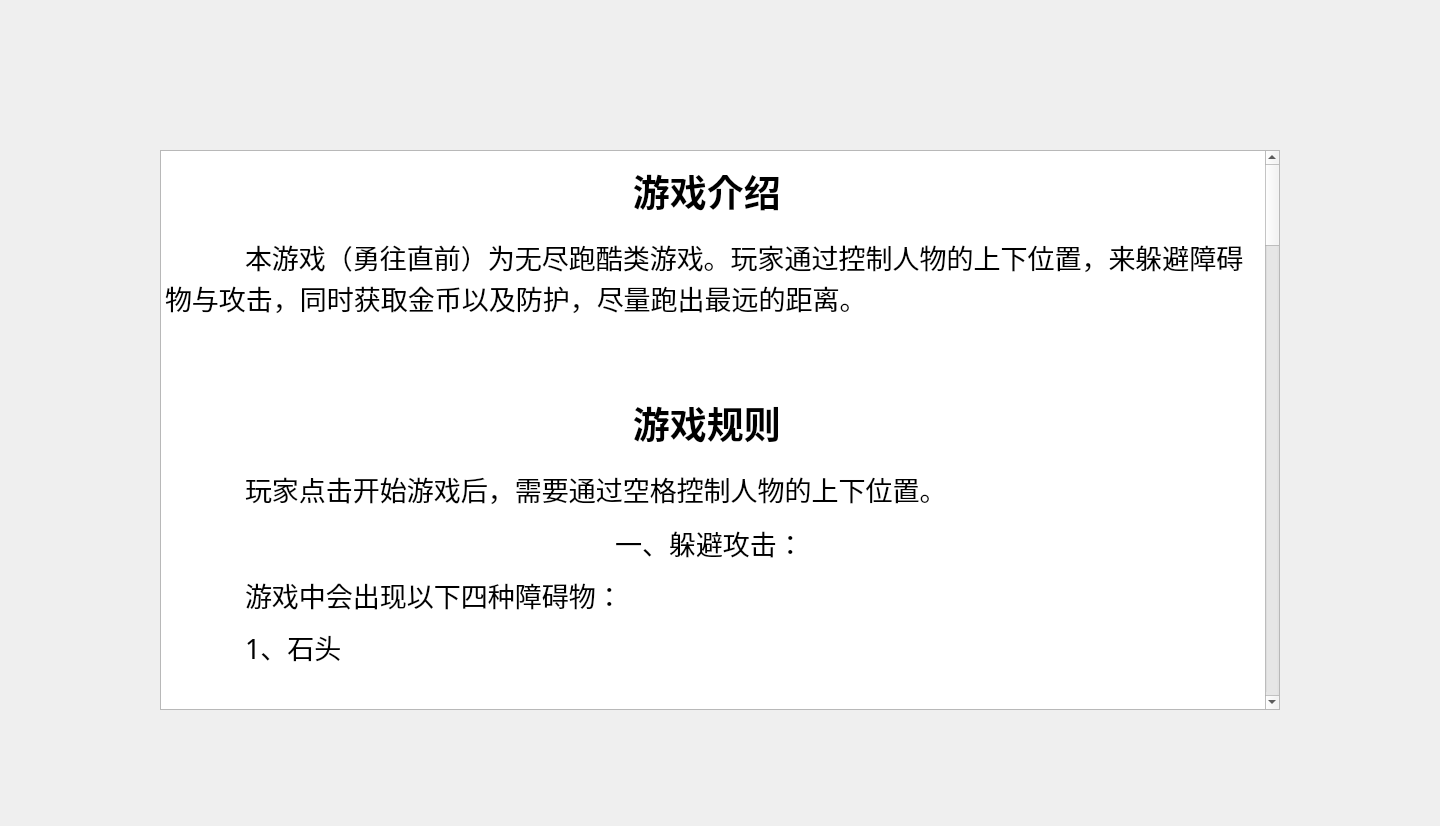
<?xml version="1.0" encoding="UTF-8"?>
<ui version="4.0">
 <class>About</class>
 <widget class="QWidget" name="About">
  <property name="geometry">
   <rect>
    <x>0</x>
    <y>0</y>
    <width>1440</width>
    <height>826</height>
   </rect>
  </property>
  <property name="minimumSize">
   <size>
    <width>1440</width>
    <height>826</height>
   </size>
  </property>
  <property name="maximumSize">
   <size>
    <width>1440</width>
    <height>826</height>
   </size>
  </property>
  <property name="windowTitle">
   <string>介绍</string>
  </property>
  <property name="windowIcon">
   <iconset resource="../Picture.qrc">
    <normaloff>:/Material/Picture/aircraft.png</normaloff>:/Material/Picture/aircraft.png</iconset>
  </property>
  <widget class="QTextBrowser" name="textBrowser">
   <property name="geometry">
    <rect>
     <x>160</x>
     <y>150</y>
     <width>1120</width>
     <height>560</height>
    </rect>
   </property>
   <property name="font">
    <font>
     <family>黑体</family>
    </font>
   </property>
   <property name="styleSheet">
    <string notr="true"/>
   </property>
   <property name="html">
    <string>&lt;!DOCTYPE HTML PUBLIC &quot;-//W3C//DTD HTML 4.0//EN&quot; &quot;http://www.w3.org/TR/REC-html40/strict.dtd&quot;&gt;
&lt;html&gt;&lt;head&gt;&lt;meta name=&quot;qrichtext&quot; content=&quot;1&quot; /&gt;&lt;style type=&quot;text/css&quot;&gt;
p, li { white-space: pre-wrap; }
&lt;/style&gt;&lt;/head&gt;&lt;body style=&quot; font-family:'黑体'; font-size:9pt; font-weight:400; font-style:normal;&quot;&gt;
&lt;p align=&quot;center&quot; style=&quot; margin-top:12px; margin-bottom:12px; margin-left:0px; margin-right:0px; -qt-block-indent:0; text-indent:0px;&quot;&gt;&lt;span style=&quot; font-family:'方正姚体'; font-size:28pt; font-weight:600;&quot;&gt;游戏介绍&lt;/span&gt;&lt;span style=&quot; font-size:36pt;&quot;&gt; &lt;/span&gt;&lt;/p&gt;
&lt;p style=&quot; margin-top:12px; margin-bottom:12px; margin-left:0px; margin-right:0px; -qt-block-indent:0; text-indent:0px;&quot;&gt;&lt;span style=&quot; font-family:'方正姚体'; font-size:24pt;&quot;&gt;	&lt;/span&gt;&lt;span style=&quot; font-family:'方正姚体'; font-size:20pt;&quot;&gt;本游戏（勇往直前）为无尽跑酷类游戏。玩家通过控制人物的上下位置，来躲避障碍物与攻击，同时获取金币以及防护，尽量跑出最远的距离。&lt;/span&gt;&lt;span style=&quot; font-size:20pt;&quot;&gt; &lt;/span&gt;&lt;/p&gt;
&lt;p align=&quot;center&quot; style=&quot;-qt-paragraph-type:empty; margin-top:0px; margin-bottom:0px; margin-left:0px; margin-right:0px; -qt-block-indent:0; text-indent:0px; font-family:'SimSun'; font-size:24pt; color:#000000;&quot;&gt;&lt;br /&gt;&lt;/p&gt;
&lt;p align=&quot;center&quot; style=&quot; margin-top:12px; margin-bottom:12px; margin-left:0px; margin-right:0px; -qt-block-indent:0; text-indent:0px;&quot;&gt;&lt;span style=&quot; font-family:'方正姚体'; font-size:28pt; font-weight:600;&quot;&gt;游戏规则&lt;/span&gt;&lt;span style=&quot; font-size:36pt;&quot;&gt; &lt;/span&gt;&lt;/p&gt;
&lt;p style=&quot; margin-top:12px; margin-bottom:12px; margin-left:0px; margin-right:0px; -qt-block-indent:0; text-indent:0px;&quot;&gt;&lt;span style=&quot; font-family:'方正姚体'; font-size:24pt;&quot;&gt;	&lt;/span&gt;&lt;span style=&quot; font-family:'方正姚体'; font-size:20pt;&quot;&gt;玩家点击开始游戏后，需要通过空格控制人物的上下位置。&lt;/span&gt;&lt;span style=&quot; font-size:20pt;&quot;&gt; &lt;/span&gt;&lt;/p&gt;
&lt;p align=&quot;center&quot; style=&quot; margin-top:12px; margin-bottom:12px; margin-left:0px; margin-right:0px; -qt-block-indent:0; text-indent:0px;&quot;&gt;&lt;span style=&quot; font-family:'方正姚体'; font-size:20pt;&quot;&gt;一、躲避攻击：&lt;/span&gt;&lt;span style=&quot; font-size:20pt;&quot;&gt; &lt;/span&gt;&lt;/p&gt;
&lt;p style=&quot; margin-top:12px; margin-bottom:12px; margin-left:0px; margin-right:0px; -qt-block-indent:0; text-indent:0px;&quot;&gt;&lt;span style=&quot; font-family:'方正姚体'; font-size:20pt;&quot;&gt;	游戏中会出现以下四种障碍物：&lt;/span&gt;&lt;span style=&quot; font-size:20pt;&quot;&gt; &lt;/span&gt;&lt;/p&gt;
&lt;p style=&quot; margin-top:12px; margin-bottom:12px; margin-left:0px; margin-right:0px; -qt-block-indent:0; text-indent:0px;&quot;&gt;&lt;span style=&quot; font-family:'方正姚体'; font-size:20pt;&quot;&gt;	1、石头&lt;/span&gt;&lt;span style=&quot; font-size:20pt;&quot;&gt; &lt;/span&gt;&lt;/p&gt;
&lt;p align=&quot;center&quot; style=&quot; margin-top:0px; margin-bottom:0px; margin-left:0px; margin-right:0px; -qt-block-indent:0; text-indent:0px;&quot;&gt;&lt;img src=&quot;:/Material/Picture/stone_1.png&quot; /&gt;&lt;/p&gt;
&lt;p align=&quot;center&quot; style=&quot; margin-top:0px; margin-bottom:0px; margin-left:0px; margin-right:0px; -qt-block-indent:0; text-indent:0px;&quot;&gt;&lt;span style=&quot; font-family:'SimSun'; font-size:20pt; color:#000000;&quot;&gt; &lt;/span&gt;&lt;/p&gt;
&lt;p style=&quot;-qt-paragraph-type:empty; margin-top:0px; margin-bottom:0px; margin-left:0px; margin-right:0px; -qt-block-indent:0; text-indent:0px; font-size:20pt;&quot;&gt;&lt;br /&gt;&lt;/p&gt;
&lt;p style=&quot; margin-top:0px; margin-bottom:0px; margin-left:0px; margin-right:0px; -qt-block-indent:0; text-indent:0px;&quot;&gt;&lt;span style=&quot; font-family:'方正姚体'; font-size:20pt;&quot;&gt;	可能出现在地板或天花板的位置。&lt;/span&gt;&lt;span style=&quot; font-size:20pt;&quot;&gt; &lt;/span&gt;&lt;/p&gt;
&lt;p style=&quot; margin-top:12px; margin-bottom:12px; margin-left:0px; margin-right:0px; -qt-block-indent:0; text-indent:0px;&quot;&gt;&lt;span style=&quot; font-family:'方正姚体'; font-size:20pt;&quot;&gt; &lt;/span&gt;&lt;span style=&quot; font-size:20pt;&quot;&gt; &lt;/span&gt;&lt;/p&gt;
&lt;p style=&quot; margin-top:12px; margin-bottom:12px; margin-left:0px; margin-right:0px; -qt-block-indent:0; text-indent:0px;&quot;&gt;&lt;span style=&quot; font-family:'方正姚体'; font-size:20pt;&quot;&gt;	2、障碍板&lt;/span&gt;&lt;span style=&quot; font-size:20pt;&quot;&gt; &lt;/span&gt;&lt;/p&gt;
&lt;p align=&quot;center&quot; style=&quot; margin-top:12px; margin-bottom:12px; margin-left:0px; margin-right:0px; -qt-block-indent:0; text-indent:0px;&quot;&gt;&lt;img src=&quot;:/Material/Picture/obstical_3.png&quot; /&gt;&lt;/p&gt;
&lt;p align=&quot;center&quot; style=&quot; margin-top:0px; margin-bottom:0px; margin-left:0px; margin-right:0px; -qt-block-indent:0; text-indent:0px;&quot;&gt;&lt;span style=&quot; font-family:'SimSun'; font-size:20pt; color:#000000;&quot;&gt; &lt;/span&gt;&lt;/p&gt;
&lt;p style=&quot; margin-top:12px; margin-bottom:12px; margin-left:0px; margin-right:0px; -qt-block-indent:0; text-indent:0px;&quot;&gt;&lt;a name=&quot;矩形_x0020_16&quot;&gt;&lt;/a&gt;&lt;span style=&quot; font-family:'方正姚体'; font-size:20pt;&quot;&gt;	&lt;/span&gt;&lt;span style=&quot; font-family:'方正姚体'; font-size:20pt;&quot;&gt;可能出现在任意高度。&lt;/span&gt;&lt;span style=&quot; font-size:20pt;&quot;&gt; &lt;/span&gt;&lt;/p&gt;
&lt;p style=&quot; margin-top:12px; margin-bottom:12px; margin-left:0px; margin-right:0px; -qt-block-indent:0; text-indent:0px;&quot;&gt;&lt;span style=&quot; font-family:'方正姚体'; font-size:20pt;&quot;&gt; &lt;/span&gt;&lt;span style=&quot; font-size:20pt;&quot;&gt; &lt;/span&gt;&lt;/p&gt;
&lt;p style=&quot; margin-top:12px; margin-bottom:12px; margin-left:0px; margin-right:0px; -qt-block-indent:0; text-indent:0px;&quot;&gt;&lt;span style=&quot; font-family:'方正姚体'; font-size:20pt;&quot;&gt;	3、固定高度导弹&lt;/span&gt;&lt;span style=&quot; font-size:20pt;&quot;&gt; &lt;/span&gt;&lt;/p&gt;
&lt;p align=&quot;center&quot; style=&quot; margin-top:12px; margin-bottom:12px; margin-left:0px; margin-right:0px; -qt-block-indent:0; text-indent:0px;&quot;&gt;&lt;img src=&quot;:/Material/Picture/bullet_1.png&quot; /&gt;&lt;/p&gt;
&lt;p align=&quot;center&quot; style=&quot; margin-top:0px; margin-bottom:0px; margin-left:0px; margin-right:0px; -qt-block-indent:0; text-indent:0px;&quot;&gt;&lt;span style=&quot; font-family:'SimSun'; font-size:20pt; color:#000000;&quot;&gt; &lt;/span&gt;&lt;/p&gt;
&lt;p style=&quot; margin-top:12px; margin-bottom:12px; margin-left:0px; margin-right:0px; -qt-block-indent:0; text-indent:0px;&quot;&gt;&lt;a name=&quot;矩形_x0020_15&quot;&gt;&lt;/a&gt;&lt;span style=&quot; font-family:'方正姚体'; font-size:20pt;&quot;&gt;	&lt;/span&gt;&lt;span style=&quot; font-family:'方正姚体'; font-size:20pt;&quot;&gt;可能出现在任意高度，出现前将有提示标志&lt;/span&gt;&lt;span style=&quot; font-family:'方正姚体'; font-size:20pt; vertical-align:super;&quot;&gt;[1]&lt;/span&gt;&lt;span style=&quot; font-family:'方正姚体'; font-size:20pt;&quot;&gt;。&lt;/span&gt;&lt;span style=&quot; font-size:20pt;&quot;&gt; &lt;/span&gt;&lt;/p&gt;
&lt;p style=&quot; margin-top:12px; margin-bottom:12px; margin-left:0px; margin-right:0px; -qt-block-indent:0; text-indent:0px;&quot;&gt;&lt;span style=&quot; font-family:'方正姚体'; font-size:20pt;&quot;&gt; &lt;/span&gt;&lt;span style=&quot; font-size:20pt;&quot;&gt; &lt;/span&gt;&lt;/p&gt;
&lt;p style=&quot; margin-top:12px; margin-bottom:12px; margin-left:0px; margin-right:0px; -qt-block-indent:0; text-indent:0px;&quot;&gt;&lt;span style=&quot; font-family:'方正姚体'; font-size:20pt;&quot;&gt;	4、追踪飞机&lt;/span&gt;&lt;span style=&quot; font-size:20pt;&quot;&gt; &lt;/span&gt;&lt;/p&gt;
&lt;p align=&quot;center&quot; style=&quot; margin-top:12px; margin-bottom:12px; margin-left:0px; margin-right:0px; -qt-block-indent:0; text-indent:0px;&quot;&gt;&lt;img src=&quot;:/Material/Picture/bullet_2.png&quot; /&gt;&lt;/p&gt;
&lt;p align=&quot;center&quot; style=&quot; margin-top:0px; margin-bottom:0px; margin-left:0px; margin-right:0px; -qt-block-indent:0; text-indent:0px;&quot;&gt;&lt;span style=&quot; font-family:'SimSun'; font-size:20pt; color:#000000;&quot;&gt; &lt;/span&gt;&lt;/p&gt;
&lt;p style=&quot; margin-top:12px; margin-bottom:12px; margin-left:0px; margin-right:0px; -qt-block-indent:0; text-indent:0px;&quot;&gt;&lt;a name=&quot;矩形_x0020_14&quot;&gt;&lt;/a&gt;&lt;span style=&quot; font-family:'方正姚体'; font-size:20pt;&quot;&gt;	&lt;/span&gt;&lt;span style=&quot; font-family:'方正姚体'; font-size:20pt;&quot;&gt;可能出现在任意高度，并且会根据人物位置改变方向，出现前将有提示标志&lt;/span&gt;&lt;span style=&quot; font-family:'方正姚体'; font-size:20pt; vertical-align:super;&quot;&gt;[1]&lt;/span&gt;&lt;span style=&quot; font-family:'方正姚体'; font-size:20pt;&quot;&gt;。&lt;/span&gt;&lt;span style=&quot; font-size:20pt;&quot;&gt; &lt;/span&gt;&lt;/p&gt;
&lt;p style=&quot; margin-top:12px; margin-bottom:12px; margin-left:0px; margin-right:0px; -qt-block-indent:0; text-indent:0px;&quot;&gt;&lt;span style=&quot; font-family:'方正姚体'; font-size:20pt;&quot;&gt; &lt;/span&gt;&lt;span style=&quot; font-size:20pt;&quot;&gt; &lt;/span&gt;&lt;/p&gt;
&lt;p style=&quot; margin-top:12px; margin-bottom:12px; margin-left:0px; margin-right:0px; -qt-block-indent:0; text-indent:0px;&quot;&gt;&lt;span style=&quot; font-family:'方正姚体'; font-size:20pt;&quot;&gt;	[1]：提示标志如下&lt;/span&gt;&lt;span style=&quot; font-size:20pt;&quot;&gt; &lt;/span&gt;&lt;/p&gt;
&lt;p style=&quot; margin-top:12px; margin-bottom:12px; margin-left:0px; margin-right:0px; -qt-block-indent:0; text-indent:0px;&quot;&gt;&lt;a name=&quot;矩形_x0020_13&quot;&gt;&lt;/a&gt;&lt;span style=&quot; font-family:'方正姚体'; font-size:20pt;&quot;&gt;提&lt;/span&gt;&lt;span style=&quot; font-family:'方正姚体'; font-size:20pt;&quot;&gt;示标志会在3、4类障碍物出现前的位置，提前3出现并抖动。&lt;/span&gt;&lt;span style=&quot; font-size:20pt;&quot;&gt; &lt;/span&gt;&lt;/p&gt;
&lt;p align=&quot;center&quot; style=&quot; margin-top:0px; margin-bottom:0px; margin-left:0px; margin-right:0px; -qt-block-indent:0; text-indent:0px;&quot;&gt;&lt;img src=&quot;:/Material/Picture/warning.png&quot; /&gt;&lt;/p&gt;
&lt;p align=&quot;center&quot; style=&quot;-qt-paragraph-type:empty; margin-top:0px; margin-bottom:0px; margin-left:0px; margin-right:0px; -qt-block-indent:0; text-indent:0px; font-size:20pt;&quot;&gt;&lt;br /&gt;&lt;/p&gt;
&lt;p align=&quot;center&quot; style=&quot; margin-top:0px; margin-bottom:0px; margin-left:0px; margin-right:0px; -qt-block-indent:0; text-indent:0px;&quot;&gt;&lt;span style=&quot; font-family:'SimSun'; font-size:20pt; color:#000000;&quot;&gt; &lt;/span&gt;&lt;/p&gt;
&lt;p align=&quot;center&quot; style=&quot; margin-top:0px; margin-bottom:0px; margin-left:0px; margin-right:0px; -qt-block-indent:0; text-indent:0px;&quot;&gt;&lt;span style=&quot; font-family:'SimSun'; font-size:20pt; color:#000000;&quot;&gt;	&lt;/span&gt;&lt;span style=&quot; font-family:'方正姚体'; font-size:20pt;&quot;&gt;二、金币获取&lt;/span&gt;&lt;span style=&quot; font-size:20pt;&quot;&gt; &lt;/span&gt;&lt;/p&gt;
&lt;p style=&quot; margin-top:12px; margin-bottom:12px; margin-left:0px; margin-right:0px; -qt-block-indent:0; text-indent:0px;&quot;&gt;&lt;span style=&quot; font-family:'方正姚体'; font-size:20pt;&quot;&gt;	玩家可控制人物上下撞击金币：&lt;/span&gt;&lt;/p&gt;
&lt;p align=&quot;center&quot; style=&quot; margin-top:12px; margin-bottom:12px; margin-left:0px; margin-right:0px; -qt-block-indent:0; text-indent:0px;&quot;&gt;&lt;span style=&quot; font-family:'方正姚体'; font-size:20pt;&quot;&gt; &lt;/span&gt;&lt;/p&gt;
&lt;p align=&quot;center&quot; style=&quot; margin-top:12px; margin-bottom:12px; margin-left:0px; margin-right:0px; -qt-block-indent:0; text-indent:0px;&quot;&gt;&lt;img src=&quot;:/Material/Picture/coin.png&quot; /&gt;&lt;/p&gt;
&lt;p align=&quot;center&quot; style=&quot; margin-top:0px; margin-bottom:0px; margin-left:0px; margin-right:0px; -qt-block-indent:0; text-indent:0px;&quot;&gt;&lt;span style=&quot; font-family:'SimSun'; font-size:20pt; color:#000000;&quot;&gt; &lt;/span&gt;&lt;/p&gt;
&lt;p style=&quot; margin-top:12px; margin-bottom:12px; margin-left:0px; margin-right:0px; -qt-block-indent:0; text-indent:0px;&quot;&gt;&lt;a name=&quot;矩形_x0020_12&quot;&gt;&lt;/a&gt;&lt;span style=&quot; font-family:'方正姚体'; font-size:20pt;&quot;&gt;	&lt;/span&gt;&lt;span style=&quot; font-family:'方正姚体'; font-size:20pt;&quot;&gt;获得后将显示在屏幕左上方。&lt;/span&gt;&lt;span style=&quot; font-size:20pt;&quot;&gt; &lt;/span&gt;&lt;/p&gt;
&lt;p style=&quot; margin-top:12px; margin-bottom:12px; margin-left:0px; margin-right:0px; -qt-block-indent:0; text-indent:0px;&quot;&gt;&lt;span style=&quot; font-family:'方正姚体'; font-size:20pt;&quot;&gt; &lt;/span&gt;&lt;span style=&quot; font-size:20pt;&quot;&gt; &lt;/span&gt;&lt;/p&gt;
&lt;p style=&quot; margin-top:12px; margin-bottom:12px; margin-left:0px; margin-right:0px; -qt-block-indent:0; text-indent:0px;&quot;&gt;&lt;span style=&quot; font-family:'方正姚体'; font-size:20pt;&quot;&gt;	三、防护服获取&lt;/span&gt;&lt;span style=&quot; font-size:20pt;&quot;&gt; &lt;/span&gt;&lt;/p&gt;
&lt;p style=&quot; margin-top:12px; margin-bottom:12px; margin-left:0px; margin-right:0px; -qt-block-indent:0; text-indent:0px;&quot;&gt;&lt;span style=&quot; font-family:'方正姚体'; font-size:20pt;&quot;&gt;	玩家可通过3枚金币换取1件防护服，防护服可抵消一次意外碰撞。按下&lt;/span&gt;&lt;span style=&quot; font-family:'方正姚体'; font-size:20pt; font-weight:600; text-decoration: underline;&quot;&gt;Ctrl&lt;/span&gt;&lt;span style=&quot; font-family:'方正姚体'; font-size:20pt;&quot;&gt;键即可穿上防护服。&lt;/span&gt;&lt;span style=&quot; font-size:20pt;&quot;&gt; &lt;/span&gt;&lt;/p&gt;
&lt;p style=&quot; margin-top:12px; margin-bottom:12px; margin-left:0px; margin-right:0px; -qt-block-indent:0; text-indent:0px;&quot;&gt;&lt;span style=&quot; font-family:'方正姚体'; font-size:20pt;&quot;&gt; &lt;/span&gt;&lt;span style=&quot; font-size:20pt;&quot;&gt; &lt;/span&gt;&lt;/p&gt;
&lt;p style=&quot; margin-top:12px; margin-bottom:12px; margin-left:0px; margin-right:0px; -qt-block-indent:0; text-indent:0px;&quot;&gt;&lt;span style=&quot; font-family:'方正姚体'; font-size:20pt;&quot;&gt;	四、记录保存&lt;/span&gt;&lt;span style=&quot; font-size:20pt;&quot;&gt; &lt;/span&gt;&lt;/p&gt;
&lt;p style=&quot; margin-top:12px; margin-bottom:12px; margin-left:0px; margin-right:0px; -qt-block-indent:0; text-indent:0px;&quot;&gt;&lt;span style=&quot; font-family:'方正姚体'; font-size:20pt;&quot;&gt;	结束游戏后弹出界面，可输入玩家昵称来保存游戏记录。&lt;/span&gt;&lt;span style=&quot; font-size:20pt;&quot;&gt; &lt;/span&gt;&lt;/p&gt;
&lt;p style=&quot; margin-top:12px; margin-bottom:12px; margin-left:0px; margin-right:0px; -qt-block-indent:0; text-indent:0px;&quot;&gt;&lt;span style=&quot; font-family:'方正姚体'; font-size:20pt;&quot;&gt; &lt;/span&gt;&lt;span style=&quot; font-size:20pt;&quot;&gt; &lt;/span&gt;&lt;/p&gt;
&lt;p style=&quot; margin-top:12px; margin-bottom:12px; margin-left:0px; margin-right:0px; -qt-block-indent:0; text-indent:0px;&quot;&gt;&lt;span style=&quot; font-family:'方正姚体'; font-size:20pt;&quot;&gt;	五、记录查看&lt;/span&gt;&lt;span style=&quot; font-size:20pt;&quot;&gt; &lt;/span&gt;&lt;/p&gt;
&lt;p style=&quot; margin-top:12px; margin-bottom:12px; margin-left:0px; margin-right:0px; -qt-block-indent:0; text-indent:0px;&quot;&gt;&lt;span style=&quot; font-family:'方正姚体'; font-size:20pt;&quot;&gt;	在主页点击&lt;/span&gt;&lt;span style=&quot; font-family:'方正姚体'; font-size:20pt; font-weight:600; text-decoration: underline;&quot;&gt;查看记录&lt;/span&gt;&lt;span style=&quot; font-family:'方正姚体'; font-size:20pt;&quot;&gt;即可查看历史前五名的游戏记录，由于记录保存占用本地空间，删除游戏前请点击本页左下角&lt;/span&gt;&lt;span style=&quot; font-family:'方正姚体'; font-size:20pt; font-weight:600; text-decoration: underline;&quot;&gt;清空本地缓存&lt;/span&gt;&lt;span style=&quot; font-family:'方正姚体'; font-size:20pt;&quot;&gt;。&lt;/span&gt;&lt;span style=&quot; font-size:20pt;&quot;&gt; &lt;/span&gt;&lt;/p&gt;
&lt;p style=&quot; margin-top:12px; margin-bottom:12px; margin-left:0px; margin-right:0px; -qt-block-indent:0; text-indent:0px;&quot;&gt;&lt;span style=&quot; font-family:'方正姚体'; font-size:20pt;&quot;&gt; &lt;/span&gt;&lt;span style=&quot; font-size:20pt;&quot;&gt; &lt;/span&gt;&lt;/p&gt;
&lt;p style=&quot; margin-top:12px; margin-bottom:12px; margin-left:0px; margin-right:0px; -qt-block-indent:0; text-indent:0px;&quot;&gt;&lt;span style=&quot; font-family:'方正姚体'; font-size:20pt;&quot;&gt;	六、临时暂停&lt;/span&gt;&lt;span style=&quot; font-size:20pt;&quot;&gt; &lt;/span&gt;&lt;/p&gt;
&lt;p style=&quot; margin-top:12px; margin-bottom:12px; margin-left:0px; margin-right:0px; -qt-block-indent:0; text-indent:0px;&quot;&gt;&lt;span style=&quot; font-family:'方正姚体'; font-size:20pt;&quot;&gt;	按&lt;/span&gt;&lt;span style=&quot; font-family:'方正姚体'; font-size:20pt; font-weight:600; text-decoration: underline;&quot;&gt;Esc&lt;/span&gt;&lt;span style=&quot; font-family:'方正姚体'; font-size:20pt;&quot;&gt;键或&lt;/span&gt;&lt;span style=&quot; font-family:'方正姚体'; font-size:20pt; font-weight:600; text-decoration: underline;&quot;&gt;窗口关闭&lt;/span&gt;&lt;span style=&quot; font-family:'方正姚体'; font-size:20pt;&quot;&gt;键实现临时暂停&lt;/span&gt;&lt;span style=&quot; font-size:20pt;&quot;&gt; &lt;/span&gt;&lt;/p&gt;
&lt;p style=&quot; margin-top:12px; margin-bottom:12px; margin-left:0px; margin-right:0px; -qt-block-indent:0; text-indent:0px;&quot;&gt;&lt;span style=&quot; font-family:'方正姚体'; font-size:20pt;&quot;&gt; &lt;/span&gt;&lt;span style=&quot; font-size:20pt;&quot;&gt; &lt;/span&gt;&lt;/p&gt;
&lt;p style=&quot; margin-top:12px; margin-bottom:12px; margin-left:0px; margin-right:0px; -qt-block-indent:0; text-indent:0px;&quot;&gt;&lt;span style=&quot; font-family:'方正姚体'; font-size:20pt;&quot;&gt;	七、打开/关闭声音&lt;/span&gt;&lt;span style=&quot; font-size:20pt;&quot;&gt; &lt;/span&gt;&lt;/p&gt;
&lt;p style=&quot; margin-top:12px; margin-bottom:12px; margin-left:0px; margin-right:0px; -qt-block-indent:0; text-indent:0px;&quot;&gt;&lt;span style=&quot; font-family:'方正姚体'; font-size:20pt;&quot;&gt;	本游戏包含了许多音乐与音效，如希望在静音环境下玩游戏，请点击主界面左下角静音键&lt;/span&gt;&lt;span style=&quot; font-size:20pt;&quot;&gt; &lt;/span&gt;&lt;/p&gt;
&lt;p style=&quot;-qt-paragraph-type:empty; margin-top:0px; margin-bottom:0px; margin-left:0px; margin-right:0px; -qt-block-indent:0; text-indent:0px; font-family:'SimSun'; font-size:26pt; color:#000000;&quot;&gt;&lt;br /&gt;&lt;/p&gt;
&lt;p align=&quot;center&quot; style=&quot; margin-top:0px; margin-bottom:0px; margin-left:0px; margin-right:0px; -qt-block-indent:0; text-indent:0px;&quot;&gt;&lt;span style=&quot; font-family:'方正姚体'; font-size:28pt; font-weight:600;&quot;&gt;制作介绍&lt;/span&gt;&lt;span style=&quot; font-size:28pt;&quot;&gt; &lt;/span&gt;&lt;/p&gt;
&lt;p style=&quot; margin-top:12px; margin-bottom:12px; margin-left:0px; margin-right:0px; -qt-block-indent:0; text-indent:0px;&quot;&gt;&lt;span style=&quot; font-family:'方正姚体'; font-size:24pt;&quot;&gt;	&lt;/span&gt;&lt;span style=&quot; font-family:'FangSong'; font-size:18pt; font-weight:600;&quot;&gt;本游戏通过Qt开发，具有图形交互界面，充分利用了C++面向对象的特性。&lt;/span&gt;&lt;span style=&quot; font-size:18pt; font-weight:600;&quot;&gt; &lt;/span&gt;&lt;/p&gt;
&lt;p style=&quot; margin-top:12px; margin-bottom:12px; margin-left:0px; margin-right:0px; -qt-block-indent:0; text-indent:0px;&quot;&gt;&lt;span style=&quot; font-family:'FangSong'; font-size:18pt; font-weight:600;&quot;&gt;	游戏首先建立MainScene类，实现了主界面的显示。&lt;/span&gt;&lt;span style=&quot; font-size:18pt; font-weight:600;&quot;&gt; &lt;/span&gt;&lt;/p&gt;
&lt;p style=&quot; margin-top:12px; margin-bottom:12px; margin-left:0px; margin-right:0px; -qt-block-indent:0; text-indent:0px;&quot;&gt;&lt;span style=&quot; font-family:'FangSong'; font-size:18pt; font-weight:600;&quot;&gt;	再制作了PlayerScene类，记录查看界面类，介绍界面类（本本界面），游戏主体实现在PlayerScene内，Map类实现了背景图的滚动。&lt;/span&gt;&lt;span style=&quot; font-size:18pt; font-weight:600;&quot;&gt; &lt;/span&gt;&lt;/p&gt;
&lt;p style=&quot; margin-top:12px; margin-bottom:12px; margin-left:0px; margin-right:0px; -qt-block-indent:0; text-indent:0px;&quot;&gt;&lt;span style=&quot; font-family:'FangSong'; font-size:18pt; font-weight:600;&quot;&gt;	通过Player类制作了玩家人物，包含了玩家的物理属性以及人物运动的算法。&lt;/span&gt;&lt;span style=&quot; font-size:18pt; font-weight:600;&quot;&gt; &lt;/span&gt;&lt;/p&gt;
&lt;p style=&quot; margin-top:12px; margin-bottom:12px; margin-left:0px; margin-right:0px; -qt-block-indent:0; text-indent:0px;&quot;&gt;&lt;span style=&quot; font-family:'FangSong'; font-size:18pt; font-weight:600;&quot;&gt;	Obstacle类包含了各种障碍物的基本属性，并构建了虚函数，其他四种障碍物继承Obstacle类，并重写虚函数。由于需要进行碰撞检测，Coin类也继承了Obstacle类,而ObstacleSign类实现了障碍物出场前的提示标志，Protection类实现了躲避障碍物的防护服。&lt;/span&gt;&lt;span style=&quot; font-size:18pt; font-weight:600;&quot;&gt; &lt;/span&gt;&lt;/p&gt;
&lt;p style=&quot; margin-top:12px; margin-bottom:12px; margin-left:0px; margin-right:0px; -qt-block-indent:0; text-indent:0px;&quot;&gt;&lt;span style=&quot; font-family:'FangSong'; font-size:18pt; font-weight:600;&quot;&gt;	OverlapDetection类：如果通过矩形表示物体来实现物体碰撞判断，精度过低。为了实现两物体的碰撞检测，采用快速排斥-跨立实验算法+射线法。 &lt;/span&gt;&lt;span style=&quot; font-size:18pt;&quot;&gt; &lt;/span&gt;&lt;/p&gt;
&lt;p align=&quot;center&quot; style=&quot; margin-top:12px; margin-bottom:12px; margin-left:0px; margin-right:0px; -qt-block-indent:0; text-indent:0px;&quot;&gt;&lt;a name=&quot;矩形_x0020_11&quot;&gt;&lt;/a&gt;&lt;span style=&quot; font-size:24pt;&quot;&gt; &lt;/span&gt;&lt;span style=&quot; font-size:24pt;&quot;&gt; &lt;/span&gt;&lt;img src=&quot;:/Material/Picture/002sfI7Jzy7qAo7kfLYaa&amp;amp;690.jpg&quot; /&gt;&lt;/p&gt;
&lt;p style=&quot; margin-top:12px; margin-bottom:12px; margin-left:0px; margin-right:0px; -qt-block-indent:0; text-indent:0px;&quot;&gt;&lt;span style=&quot; font-family:'方正姚体'; font-size:24pt;&quot;&gt;	&lt;/span&gt;&lt;span style=&quot; font-family:'FangSong'; font-size:18pt; font-weight:600;&quot;&gt;MusicPlayer类实现了在多线程下的各种音效的播放与暂停。&lt;/span&gt;&lt;span style=&quot; font-size:18pt; font-weight:600;&quot;&gt; &lt;/span&gt;&lt;/p&gt;
&lt;p style=&quot; margin-top:12px; margin-bottom:12px; margin-left:0px; margin-right:0px; -qt-block-indent:0; text-indent:0px;&quot;&gt;&lt;span style=&quot; font-family:'FangSong'; font-size:18pt; font-weight:600;&quot;&gt;	ScoreDisplay类实现了分数与金币数的显示，GameEnd类实现了游戏结束界面的窗口。&lt;/span&gt;&lt;span style=&quot; font-size:18pt; font-weight:600;&quot;&gt; &lt;/span&gt;&lt;/p&gt;
&lt;p style=&quot; margin-top:12px; margin-bottom:12px; margin-left:0px; margin-right:0px; -qt-block-indent:0; text-indent:0px;&quot;&gt;&lt;span style=&quot; font-family:'FangSong'; font-size:18pt; font-weight:600;&quot;&gt;由于游戏有记录存储与读取功能，FileIO类提供了记录向本地txt文件的写入与读取功能。&lt;/span&gt;&lt;span style=&quot; font-size:18pt; font-weight:600;&quot;&gt; &lt;/span&gt;&lt;/p&gt;
&lt;p style=&quot; margin-top:12px; margin-bottom:12px; margin-left:0px; margin-right:0px; -qt-block-indent:0; text-indent:0px;&quot;&gt;&lt;span style=&quot; font-family:'FangSong'; font-size:18pt; font-weight:600;&quot;&gt;	ChangeButton与PushButton实现了两种不同的按键，前者可以改变按键状态，显示不同的图片（实现声音的关闭与开启），按键按下的动画采用了非线性动画，使其更自然。&lt;/span&gt;&lt;span style=&quot; font-size:18pt; font-weight:600;&quot;&gt; &lt;/span&gt;&lt;/p&gt;
&lt;p align=&quot;center&quot; style=&quot; margin-top:12px; margin-bottom:12px; margin-left:0px; margin-right:0px; -qt-block-indent:0; text-indent:0px;&quot;&gt;&lt;img src=&quot;:/Material/Picture/x^4.png&quot; /&gt;&lt;/p&gt;
&lt;p align=&quot;center&quot; style=&quot; margin-top:12px; margin-bottom:12px; margin-left:0px; margin-right:0px; -qt-block-indent:0; text-indent:0px;&quot;&gt;&lt;span style=&quot; font-family:'FangSong'; font-size:18pt; font-weight:600; font-style:italic;&quot;&gt;y=x&lt;/span&gt;&lt;span style=&quot; font-family:'FangSong'; font-size:18pt; font-weight:600; font-style:italic; vertical-align:super;&quot;&gt;4&lt;/span&gt;&lt;span style=&quot; font-size:18pt; font-weight:600;&quot;&gt; &lt;/span&gt;&lt;/p&gt;
&lt;p style=&quot; margin-top:12px; margin-bottom:12px; margin-left:0px; margin-right:0px; -qt-block-indent:0; text-indent:0px;&quot;&gt;&lt;span style=&quot; font-family:'FangSong'; font-size:18pt; font-weight:600;&quot;&gt;	Config类保存了游戏的各种参数配置，使游戏的参数更加容易配置与修改。&lt;/span&gt;&lt;span style=&quot; font-size:18pt; font-weight:600;&quot;&gt; &lt;/span&gt;&lt;/p&gt;
&lt;p align=&quot;center&quot; style=&quot;-qt-paragraph-type:empty; margin-top:0px; margin-bottom:0px; margin-left:0px; margin-right:0px; -qt-block-indent:0; text-indent:0px; font-size:18pt; font-weight:600;&quot;&gt;&lt;br /&gt;&lt;/p&gt;
&lt;p align=&quot;center&quot; style=&quot;-qt-paragraph-type:empty; margin-top:0px; margin-bottom:0px; margin-left:0px; margin-right:0px; -qt-block-indent:0; text-indent:0px; font-size:18pt; font-weight:600;&quot;&gt;&lt;br /&gt;&lt;/p&gt;
&lt;p align=&quot;center&quot; style=&quot;-qt-paragraph-type:empty; margin-top:0px; margin-bottom:0px; margin-left:0px; margin-right:0px; -qt-block-indent:0; text-indent:0px; font-size:18pt; font-weight:600;&quot;&gt;&lt;br /&gt;&lt;/p&gt;
&lt;p align=&quot;center&quot; style=&quot;-qt-paragraph-type:empty; margin-top:0px; margin-bottom:0px; margin-left:0px; margin-right:0px; -qt-block-indent:0; text-indent:0px; font-size:18pt; font-weight:600;&quot;&gt;&lt;br /&gt;&lt;/p&gt;
&lt;p align=&quot;center&quot; style=&quot;-qt-paragraph-type:empty; margin-top:0px; margin-bottom:0px; margin-left:0px; margin-right:0px; -qt-block-indent:0; text-indent:0px;&quot;&gt;&lt;br /&gt;&lt;/p&gt;
&lt;p align=&quot;center&quot; style=&quot; margin-top:0px; margin-bottom:0px; margin-left:0px; margin-right:0px; -qt-block-indent:0; text-indent:0px;&quot;&gt;&lt;span style=&quot; font-family:'FangSong'; font-size:28pt; font-weight:600;&quot;&gt;相关信息&lt;/span&gt;&lt;span style=&quot; font-size:36pt;&quot;&gt; &lt;/span&gt;&lt;/p&gt;
&lt;p align=&quot;center&quot; style=&quot;-qt-paragraph-type:empty; margin-top:0px; margin-bottom:0px; margin-left:0px; margin-right:0px; -qt-block-indent:0; text-indent:0px;&quot;&gt;&lt;br /&gt;&lt;/p&gt;
&lt;p align=&quot;center&quot; style=&quot;-qt-paragraph-type:empty; margin-top:0px; margin-bottom:0px; margin-left:0px; margin-right:0px; -qt-block-indent:0; text-indent:0px;&quot;&gt;&lt;br /&gt;&lt;/p&gt;
&lt;p align=&quot;center&quot; style=&quot; margin-top:0px; margin-bottom:0px; margin-left:0px; margin-right:0px; -qt-block-indent:0; text-indent:0px;&quot;&gt;&lt;span style=&quot; font-family:'FangSong'; font-size:16pt;&quot;&gt;开发起始时间：2020年5月&lt;/span&gt;&lt;span style=&quot; font-size:16pt;&quot;&gt; &lt;/span&gt;&lt;/p&gt;
&lt;p align=&quot;center&quot; style=&quot; margin-top:12px; margin-bottom:12px; margin-left:0px; margin-right:0px; -qt-block-indent:0; text-indent:0px;&quot;&gt;&lt;span style=&quot; font-family:'FangSong'; font-size:16pt;&quot;&gt;开发时长：30日&lt;/span&gt;&lt;span style=&quot; font-size:16pt;&quot;&gt; &lt;/span&gt;&lt;/p&gt;
&lt;p align=&quot;center&quot; style=&quot; margin-top:12px; margin-bottom:12px; margin-left:0px; margin-right:0px; -qt-block-indent:0; text-indent:0px;&quot;&gt;&lt;span style=&quot; font-family:'FangSong'; font-size:16pt;&quot;&gt;开发人：李逸轩，华南理工大学软件学院&lt;/span&gt;&lt;/p&gt;
&lt;p align=&quot;center&quot; style=&quot;-qt-paragraph-type:empty; margin-top:12px; margin-bottom:12px; margin-left:0px; margin-right:0px; -qt-block-indent:0; text-indent:0px; font-family:'FangSong'; font-size:16pt;&quot;&gt;&lt;br /&gt;&lt;/p&gt;
&lt;p align=&quot;center&quot; style=&quot; margin-top:12px; margin-bottom:12px; margin-left:0px; margin-right:0px; -qt-block-indent:0; text-indent:0px;&quot;&gt;&lt;span style=&quot; font-family:'FangSong'; font-size:16pt;&quot;&gt;版本号:v1.1 （2020.06.28）&lt;/span&gt;&lt;/p&gt;
&lt;p align=&quot;center&quot; style=&quot;-qt-paragraph-type:empty; margin-top:12px; margin-bottom:12px; margin-left:0px; margin-right:0px; -qt-block-indent:0; text-indent:0px; font-size:16pt;&quot;&gt;&lt;br /&gt;&lt;/p&gt;
&lt;p align=&quot;center&quot; style=&quot; margin-top:12px; margin-bottom:12px; margin-left:0px; margin-right:0px; -qt-block-indent:0; text-indent:0px;&quot;&gt;&lt;span style=&quot; font-family:'FangSong'; font-size:16pt;&quot;&gt;版权所有：李逸轩&lt;/span&gt;&lt;span style=&quot; font-size:16pt;&quot;&gt; &lt;/span&gt;&lt;/p&gt;
&lt;p align=&quot;center&quot; style=&quot; margin-top:12px; margin-bottom:12px; margin-left:0px; margin-right:0px; -qt-block-indent:0; text-indent:0px;&quot;&gt;&lt;span style=&quot; font-family:'Hack'; font-size:12pt;&quot;&gt;Copyright reserved by Li Yixuan&lt;/span&gt;&lt;/p&gt;
&lt;p align=&quot;center&quot; style=&quot; margin-top:12px; margin-bottom:12px; margin-left:0px; margin-right:0px; -qt-block-indent:0; text-indent:0px;&quot;&gt;&lt;span style=&quot; font-family:'Hack'; font-size:36pt;&quot;&gt; &lt;/span&gt;&lt;/p&gt;&lt;/body&gt;&lt;/html&gt;</string>
   </property>
  </widget>
  <widget class="QLabel" name="label">
   <property name="geometry">
    <rect>
     <x>450</x>
     <y>30</y>
     <width>500</width>
     <height>90</height>
    </rect>
   </property>
   <property name="text">
    <string/>
   </property>
   <property name="pixmap">
    <pixmap resource="../Picture.qrc">:/Material/Picture/AboutAndTxt.png</pixmap>
   </property>
   <property name="alignment">
    <set>Qt::AlignCenter</set>
   </property>
  </widget>
 </widget>
 <resources>
  <include location="../Picture.qrc"/>
 </resources>
 <connections/>
</ui>
